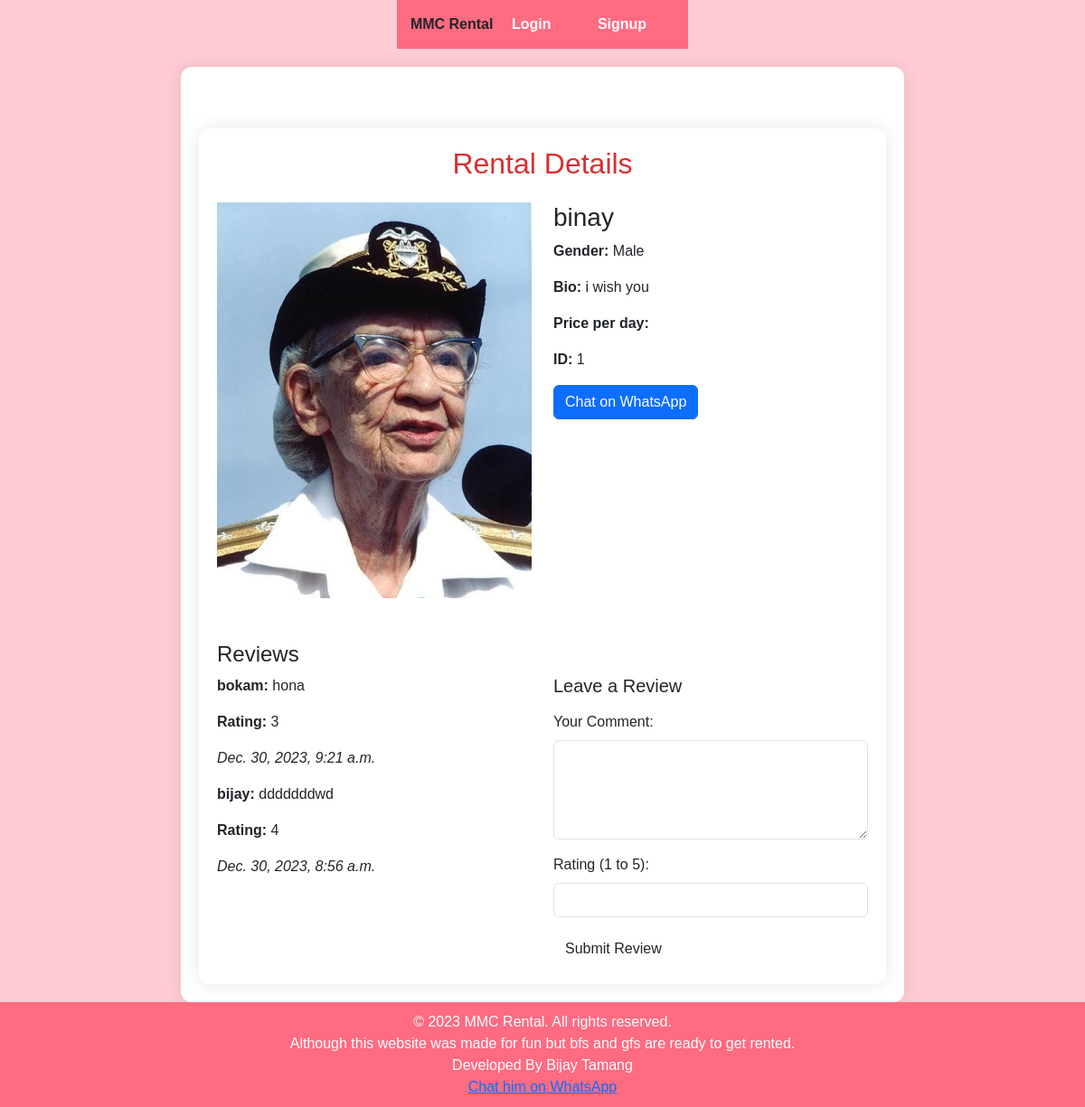
The app's page /rental/1/ with its own data.
### mmc_rental/models.py (models this page shows, shortened)
class RentalBoyfriendAndGirlfriend(models.Model):
    GENDER_CHOICES = [
        ('M', 'Male'),
        ('F', 'Female'),
    ]
    id = models.AutoField(primary_key=True)
    name = models.CharField(max_length=100)
    gender = models.CharField(max_length=1, choices=GENDER_CHOICES)
    bio = models.TextField(blank=True)
    profile_pic = models.ImageField(upload_to='profile_pics/', blank=True, null=True)
    phone_number = models.CharField(max_length=15, blank=True, null=True)
    price = models.TextField(blank=True)

class Review(models.Model):
    user = models.ForeignKey(User, on_delete=models.CASCADE)
    boyfriend_girlfriend = models.ForeignKey(RentalBoyfriendAndGirlfriend, on_delete=models.CASCADE)
    comment = models.TextField()
    rating = models.PositiveIntegerField()  # You might want to use a rating scale (e.g., 1 to 5)
    created_at = models.DateTimeField(auto_now_add=True)

### mmc_rental/views.py (the view)
# urls.py: path('rental/<int:rental_id>/', views.rental_detail, name='rental_detail'),
def rental_detail(request, rental_id):
    boyfriend = get_object_or_404(RentalBoyfriendAndGirlfriend, id=rental_id)
    reviews = Review.objects.filter(boyfriend_girlfriend=boyfriend).order_by('-created_at')
    return render(request, 'rentals/rental_detail.html', {'boyfriend': boyfriend, 'reviews': reviews})

### mmc_rental/templates/rentals/rental_detail.html (shortened to what this page needs)
{% extends 'rentals/base.html' %}
{% block content %}
    <div class="container mt-5">
        <h2 class="text-center mb-4">Rental Details</h2>
        <div class="row">
            <div class="col-lg-6">
                <img src="{{ boyfriend.profile_pic.url }}" class="img-fluid profile-pic" alt="Profile Picture">
            </div>
            <div class="col-lg-6">
                <h3>{{ boyfriend.name }}</h3>
                <p><strong>Gender:</strong> {{ boyfriend.get_gender_display }}</p>
                <p><strong>Bio:</strong> {{ boyfriend.bio }}</p>
                <p><strong>Price per day:</strong> {{ boyfriend.price }}</p>
                <p><strong>ID:</strong> {{ boyfriend.id }}</p>
                <a href="https://wa.me/{{ boyfriend.phone_number }}" class="btn btn-primary">Chat on WhatsApp</a>
            </div>
        </div>
        <div class="mt-5">
            <h4>Reviews</h4>
            <div class="row">
                <div class="col-md-6">
                    {% if reviews %}
                        <ul class="list-unstyled">
                            {% for review in reviews %}
                                <li class="mb-3">
                                    <p><strong>{{ review.user.username }}:</strong> {{ review.comment }}</p>
                                    <p><strong>Rating:</strong> {{ review.rating }}</p>
                                    <p><em>{{ review.created_at }}</em></p>
                                </li>
                            {% endfor %}
                        </ul>
                    {% else %}
                        <p>No reviews yet.</p>
                    {% endif %}
                </div>
                <div class="col-md-6">
                    <h5 class="mb-3">Leave a Review</h5>
                    <form method="post" action="{% url 'submit_review' rental_id=boyfriend.id %}">
                        <div class="mb-3">
                            <label for="comment" class="form-label">Your Comment:</label>
                            <textarea id="comment" name="comment" rows="4" class="form-control" required></textarea>
                        </div>
                        <div class="mb-3">
                            <label for="rating" class="form-label">Rating (1 to 5):</label>
                            <input type="number" id="rating" name="rating" min="1" max="5" class="form-control" required>
                        </div>
                        <button type="submit" class="btn btn-pink">Submit Review</button>
                    </form>
                </div>
            </div>
        </div>
    </div>
{% endblock %}

### mmc_rental/templates/rentals/base.html (shortened to what this page needs)
{% load static %}
<!DOCTYPE html>
<html lang="en">
<head>
    <link href="https://cdn.jsdelivr.net/npm/bootstrap@5.3.0/dist/css/bootstrap.min.css" rel="stylesheet">
</head>
<body>
    <nav>
        <a class="navbar-brand" href="{% url 'index' %}">MMC Rental</a>
        {% if user.is_authenticated %}
            <a href="{% url 'logout' %}" class="btn-love">Logout</a>
            <a href="{% url 'contact' %}" class="btn-love">Contact Us</a>
        {% else %}
            <a href="{% url 'login' %}" class="btn-love">Login</a>
            <a href="{% url 'signup' %}" class="btn-love">Signup</a>
        {% endif %}
    </nav>
    <div class="container">
        {% block content %}{% endblock %}
    </div>
    <footer>
        &copy; 2023 MMC Rental. All rights reserved.<br>
        Although this website was made for fun but bfs and gfs are ready to get rented.<br>
        Developed By Bijay Tamang<br>
        <a href="https://wa.me/9814974763">Chat him on WhatsApp</a><br>
    </footer>
</body>
</html>

### records on screen
RentalBoyfriendAndGirlfriend: profile_pic (picture), name "binay", gender "Male", bio "i wish you", id "1"
Review: user.username "bokam", comment "hona", rating "3", created_at "Dec. 30, 2023, 9:21 a.m."
Review: user.username "bijay", comment "dddddddwd", rating "4", created_at "Dec. 30, 2023, 8:56 a.m."
